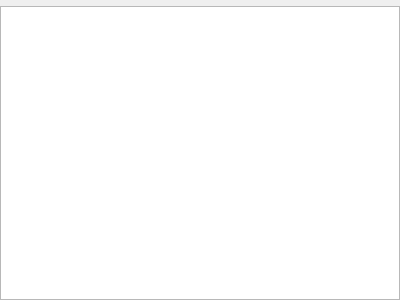
<?xml version="1.0" encoding="UTF-8"?>
<ui version="4.0">
 <class>GammaRay::MetaTypeBrowser</class>
 <widget class="QWidget" name="GammaRay::MetaTypeBrowser">
  <property name="geometry">
   <rect>
    <x>0</x>
    <y>0</y>
    <width>400</width>
    <height>300</height>
   </rect>
  </property>
  <layout class="QVBoxLayout" name="verticalLayout">
   <property name="margin">
    <number>0</number>
   </property>
   <item>
    <widget class="KFilterProxySearchLine" name="metaTypeSearchLine"/>
   </item>
   <item>
    <widget class="QTreeView" name="metaTypeView">
     <property name="rootIsDecorated">
      <bool>false</bool>
     </property>
     <property name="uniformRowHeights">
      <bool>true</bool>
     </property>
    </widget>
   </item>
  </layout>
 </widget>
 <customwidgets>
  <customwidget>
   <class>KFilterProxySearchLine</class>
   <extends>QWidget</extends>
   <header>kde/kfilterproxysearchline.h</header>
  </customwidget>
 </customwidgets>
 <resources/>
 <connections/>
</ui>
